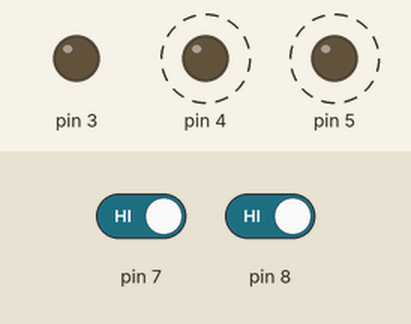
This sketch was run on a simulated Arduino Uno, built with avr-gcc and run on an emulated ATmega328P. Parts: output pins drawn as LEDs (lit = HIGH). Dashed ring = blinking. The test bench sets the inputs (shaded band); at power-on: pin 7 HIGH, pin 8 HIGH.

Above: at 2.8 s.
2.9 s: pin 7 driven LOW and pin 8 driven LOW
At 3.5 s:
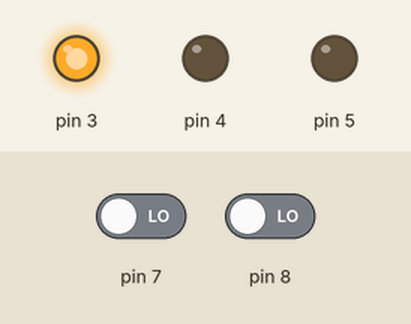
4.5 s: pin 7 driven HIGH
At 4.62 s:
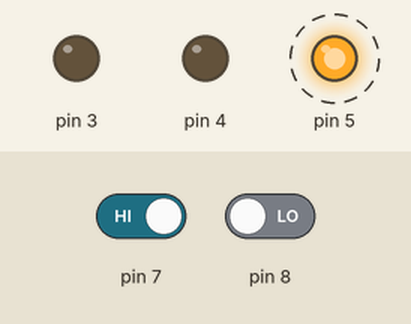
8.0 s: pin 7 driven LOW
At 8.5 s:
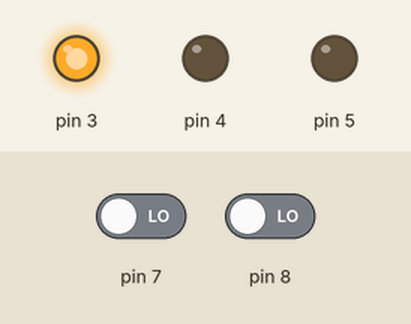
9.5 s: pin 8 driven HIGH
At 9.62 s:
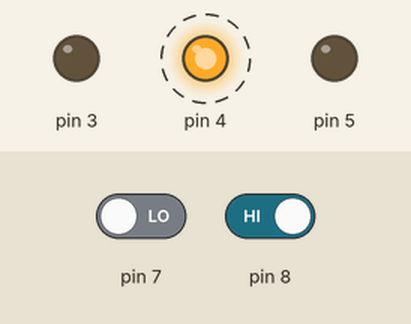
Timing chart, 0 to 14.0 s (numbered marks = the images above; inputs shaded):
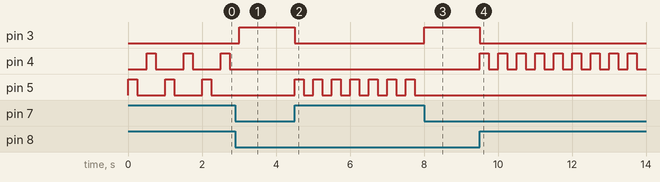

Measured:
- after the input at 2.9 s, pin 3: LOW → HIGH after 0.10 s; pin 4: stays LOW (without the input it goes to HIGH after 0.60 s); pin 5: stops changing and stays LOW
- after the input at 4.5 s, pin 3: HIGH → LOW at once; pin 5: alternates HIGH for 0.25 s and LOW for 0.25 s, starting at once
- after the input at 8.0 s, pin 3: LOW → HIGH at once; pin 5: stops changing and stays LOW
- after the input at 9.5 s, pin 3: HIGH → LOW at once; pin 4: alternates HIGH for 0.25 s and LOW for 0.25 s, starting at once
- by itself, pin 4, pin 5: alternates HIGH for 0.25 s and LOW for 0.75 s

The sketch:

task_01.ino
```cpp
int switchState1 = 0;
int switchState2 = 0;

void setup() {
  // put your setup code here, to run once:
  pinMode(3, OUTPUT);
  pinMode(4, OUTPUT);
  pinMode(5, OUTPUT);

  pinMode(7, INPUT);
  pinMode(8, INPUT);
}

void loop() {
  switchState1 = digitalRead(7);
  switchState2 = digitalRead(8);

  // put your main code here, to run repeatedly:
  if(switchState1 == LOW) {
    digitalWrite(3, HIGH);
    digitalWrite(5, LOW);
  }
  else {
    digitalWrite(3, LOW);
    digitalWrite(5, HIGH);
    delay(250);
    digitalWrite(5, LOW);
    delay(250);
  }

  if(switchState2 == LOW) {
    digitalWrite(3, HIGH);
    digitalWrite(4, LOW);
  }
  else {
    digitalWrite(3, LOW);
    digitalWrite(4, HIGH);
    delay(250);
    digitalWrite(4, LOW);
    delay(250);
  }
}
```
